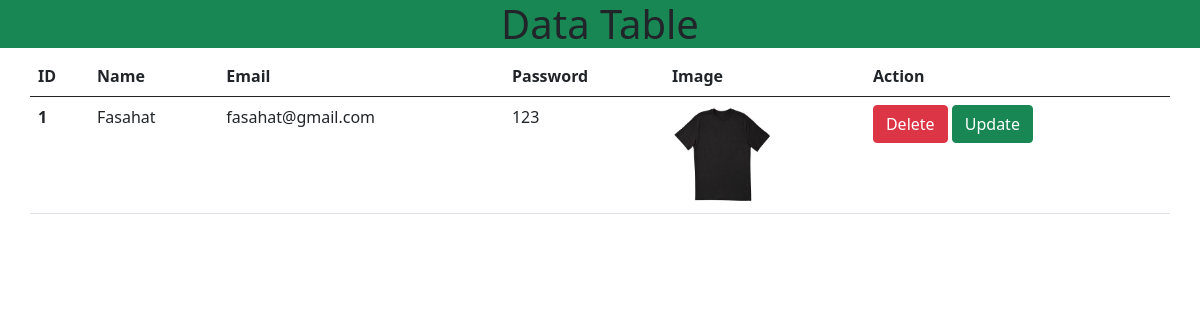
The page /show.php on the database its author committed.
### tables this page shows
CREATE TABLE `students` (
  `id` int(11) NOT NULL,
  `name` varchar(255) DEFAULT NULL,
  `email` varchar(255) DEFAULT NULL,
  `password` varchar(255) DEFAULT NULL,
  `image` text DEFAULT NULL
);

### show.php (the view, shortened to what this page needs)
<?php
include_once "code.php";
?>
<!doctype html>
<html lang="en">
  <head>
    <link href="https://cdn.jsdelivr.net/npm/bootstrap@5.0.2/dist/css/bootstrap.min.css" rel="stylesheet">
  </head>
  <body>
    <h1 class="bg-success text-center">Data Table</h1>
    <div class="container">
        <div class="row">
        <table class="table">
  <thead>
    <tr>
      <th scope="col">ID</th>
      <th scope="col">Name</th>
      <th scope="col">Email</th>
      <th scope="col">Password</th>
      <th scope="col">Image</th>
      <th scope="col">Action</th>
    </tr>
  </thead>
  <tbody>
    <?php
    $query = mysqli_query($connection,"select * from students");
    foreach($query as $data){
        ?>
        <tr>
      <th scope="row"><?php echo $data['id']?></th>
      <td><?php echo $data['name']?></td>
      <td><?php echo $data['email']?></td>
      <td><?php echo $data['password']?></td>
      <td><img src="images/<?php echo $data['image']?>" alt="Not Found" width="100px" height="100px"></td>
      <td>
      <button type="button" class="btn btn-danger" data-bs-toggle="modal" data-bs-target="#delete<?php echo $data['id']?>">
  Delete
</button>
<button type="button" class="btn btn-success" data-bs-toggle="modal" data-bs-target="#update<?php echo $data['id']?>">
  Update
</button>
</td>
    </tr>
        <?php
    }
    ?>
  </tbody>
</table>
        </div>
    </div>
  </body>
</html>

### rows shown on the page
students: id "1", name "Fasahat", email "fasahat@gmail.com", password "123", image (picture)
